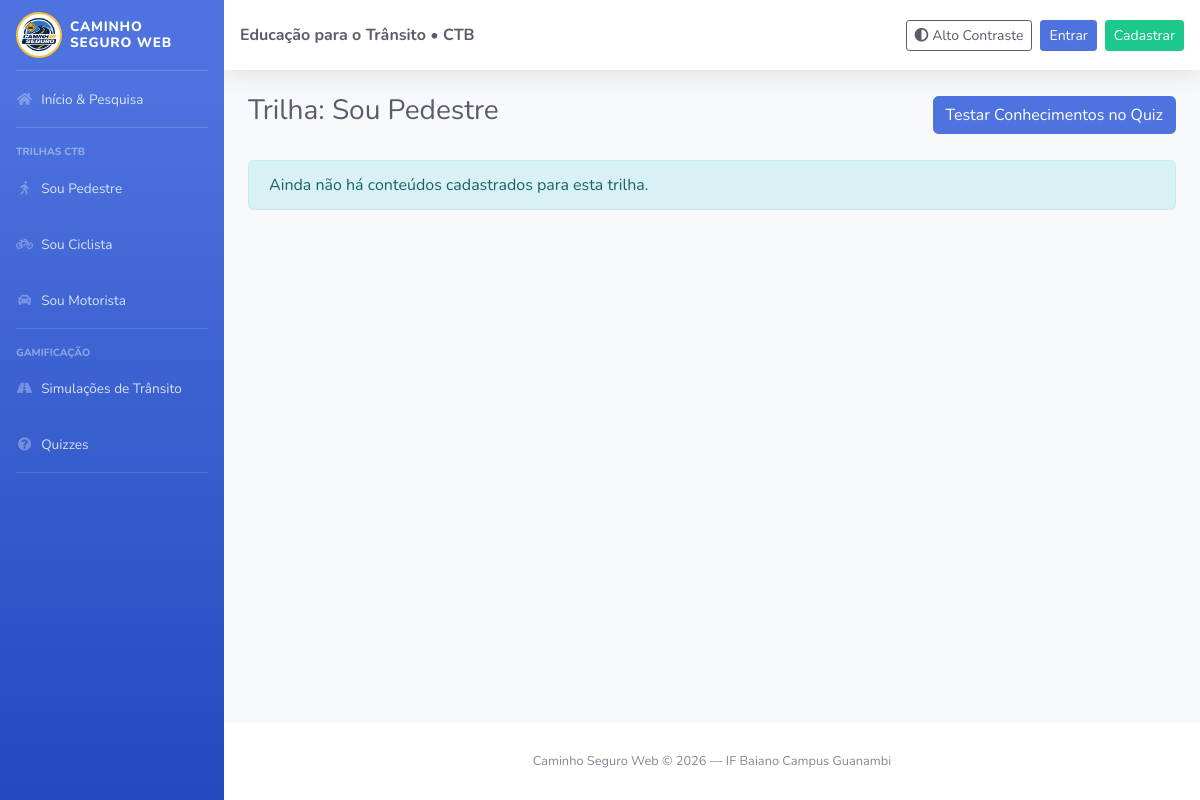
Before: /conteudo/trilha/Pedestre with the older database file.
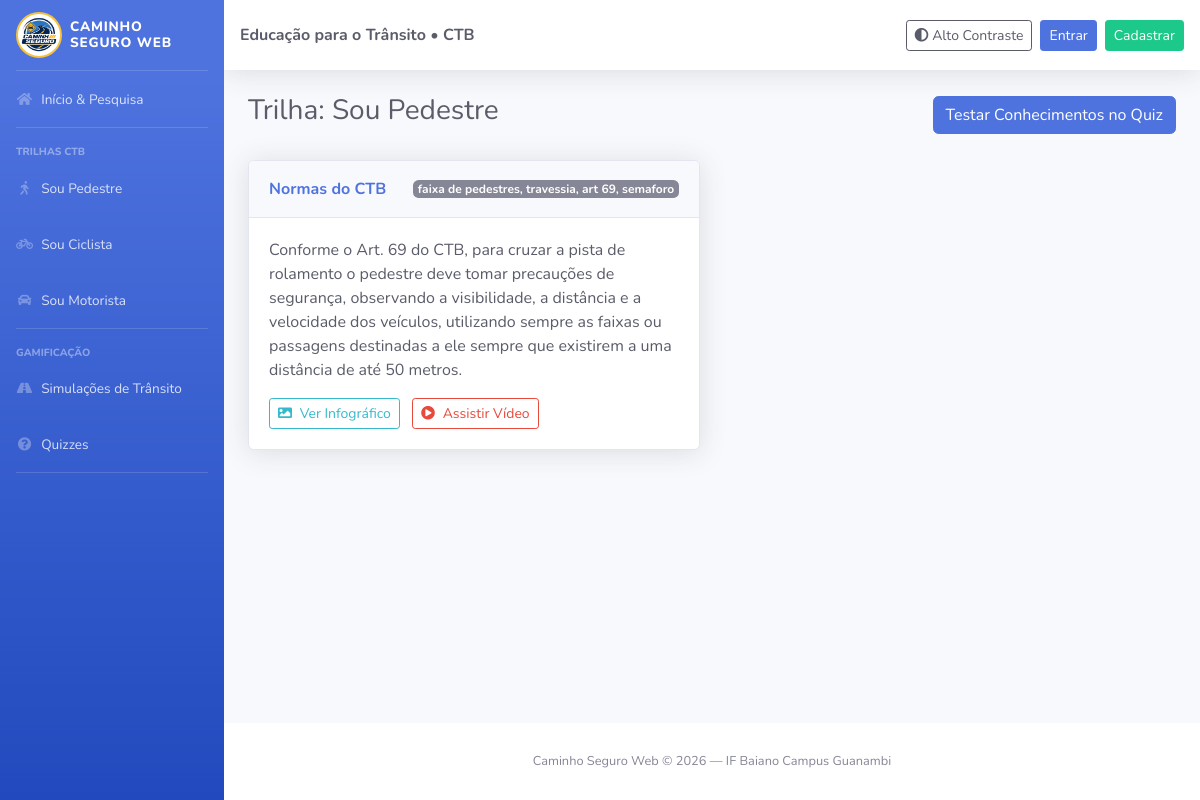
After: the same page with the newer database file.
### tables this page shows
CREATE TABLE conteudo (
    id_conteudo INT AUTO_INCREMENT PRIMARY KEY,
    textos TEXT NOT NULL,
    infograficos VARCHAR(255),
    videos VARCHAR(255),
    palavras_chave VARCHAR(150) NOT NULL,
    perfil_associado VARCHAR(30) NOT NULL
);

### app/Controllers/BaseController.php (called while the page is built, shortened)
<?php
class BaseController
{
    public function __construct()
    {
        $this->pdo = Database::connect();
    }
    protected function render($view, $dados = [])
    {
        extract($dados);
        require_once __DIR__ . '/../Views/' . $view . '.php';
    }
}

### app/Controllers/ConteudoController.php (called while the page is built, shortened)
<?php
class ConteudoController extends BaseController
{
    public function trilha($perfil = 'Pedestre')
    {
        $conteudoModel = new Conteudo();
        $conteudos = $conteudoModel->buscarPorPerfil($this->pdo, $perfil);
        $this->render('conteudos/trilha', [
            'perfil' => $perfil,
            'conteudos' => $conteudos
        ]);
    }
}

### public/index.php (called while the page is built, shortened)
<?php
require_once __DIR__ . '/../config/Database.php';
spl_autoload_register(function (string $class) {
$file = __DIR__ . '/../app/'
. str_replace(['App\\', '\\'], ['', '/'], $class) . '.php';
});
$url = explode('/', trim($_GET['url'] ?? 'user/index', '/'));
$method = $url[1] ?? 'index';
$params = array_slice($url, 2);
(new $controller())->$method(...$params);

### config/database.php (called while the page is built, shortened)
<?php
class Database
{
    public static function connect()
    {
        $host = 'localhost';
        $db = 'caminho_seguro';
        $user = 'root';
        $pass = '';
        try {
            $pdo = new PDO("mysql:host=$host;dbname=$db;charset=utf8mb4", $user, $pass);
            $pdo->setAttribute(PDO::ATTR_ERRMODE, PDO::ERRMODE_EXCEPTION);
            return $pdo;
        } catch (PDOException $e) {
            die("Falha na conexão com o banco de dados: " . $e->getMessage());
        }
    }
}

### app/Models/Conteudo.php (called while the page is built, shortened)
<?php
class Conteudo
{
    public function buscarPorPerfil($pdo, $perfil)
    {
        $sql = "SELECT * FROM conteudo WHERE perfil_associado = :perfil ORDER BY id_conteudo DESC";
        $stmt = $pdo->prepare($sql);
        $stmt->execute([':perfil' => $perfil]);
        return $stmt->fetchAll(PDO::FETCH_ASSOC);
    }
}

### app/Views/conteudos/trilha.php (the view)
<?php require_once __DIR__ . '/../layouts/header.php'; ?>
<div class="container-fluid">
    <div class="d-flex justify-content-between align-items-center mb-4">
        <h1 class="h3 text-gray-800">Trilha: Sou <?= htmlspecialchars($perfil) ?></h1>
        <a href="/caminhoseguroWeb2/quiz/index" class="btn btn-primary">Testar Conhecimentos no Quiz</a>
    </div>
    <?php if (!empty($conteudos)): ?>
        <div class="row">
            <?php foreach ($conteudos as $c): ?>
                <div class="col-md-6 mb-4">
                    <div class="card shadow h-100">
                        <div class="card-header py-3 d-flex justify-content-between align-items-center">
                            <span class="font-weight-bold text-primary">Normas do CTB</span>
                            <span class="badge badge-secondary"><?= htmlspecialchars($c['palavras_chave']) ?></span>
                        </div>
                        <div class="card-body">
                            <p class="card-text text-gray-800"><?= nl2br(htmlspecialchars($c['textos'])) ?></p>
                            <?php if (!empty($c['infograficos'])): ?>
                                <a href="<?= htmlspecialchars($c['infograficos']) ?>" target="_blank" class="btn btn-sm btn-outline-info mr-2">
                                    <i class="fas fa-image mr-1"></i> Ver Infográfico
                                </a>
                            <?php endif; ?>
                            <?php if (!empty($c['videos'])): ?>
                                <a href="<?= htmlspecialchars($c['videos']) ?>" target="_blank" class="btn btn-sm btn-outline-danger">
                                    <i class="fas fa-play-circle mr-1"></i> Assistir Vídeo
                                </a>
                            <?php endif; ?>
                        </div>
                    </div>
                </div>
            <?php endforeach; ?>
        </div>
    <?php else: ?>
        <div class="alert alert-info">Ainda não há conteúdos cadastrados para esta trilha.</div>
    <?php endif; ?>
</div>
<?php require_once __DIR__ . '/../layouts/footer.php'; ?>

Changed rows visible on the page:
added conteudo: palavras_chave "faixa de pedestres, travessia, art 69, semaforo", textos "Conforme o Art. 69 do CTB, para cruzar a pista de rolamento o pedestre deve tomar precauções de segurança, observando a visibilidade, a distância e a velocidade dos veículos, utilizando sempre as faixas ou passagens destinadas a ele sempre que existirem a uma distância de até 50 metros."
Other visible differences:
text no longer shown: "Ainda não há conteúdos cadastrados para esta trilha."
